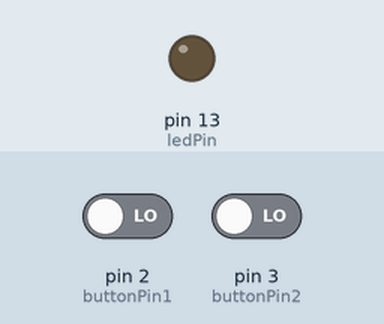
Bench run of a sketch on a simulated Arduino Uno, built with avr-gcc and run on an emulated ATmega328P. Shown: output pins drawn as LEDs (lit = HIGH). Inputs (shaded band) come from the test bench; at power-on: pin 2 (buttonPin1) LOW, pin 3 (buttonPin2) LOW.

Above: at 1.2 s.
1.3 s: pin 2 (buttonPin1) driven HIGH and pin 3 (buttonPin2) driven HIGH
At 1.8 s:
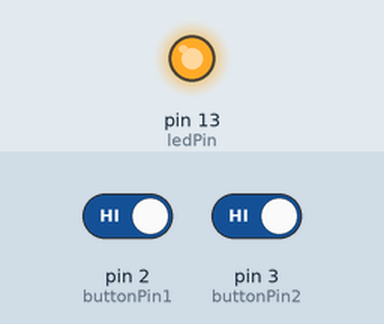
2.8 s: pin 2 (buttonPin1) driven LOW
At 4.0 s:
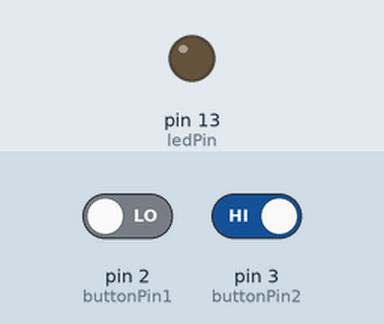
4.3 s: pin 2 (buttonPin1) driven HIGH
At 5.3 s:
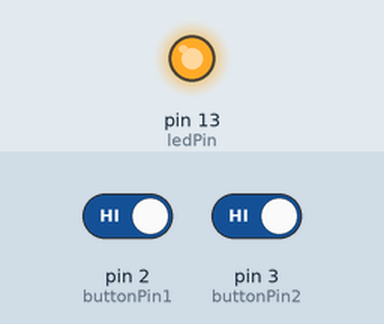
Timing chart, 0 to 7.3 s (numbered marks = the images above; inputs shaded):
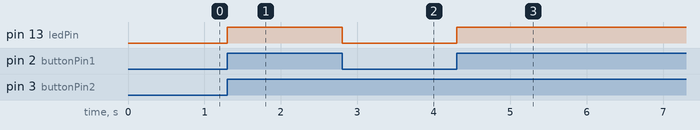

The sketch:

myButton02.ino
```cpp
const int buttonPin1 = 2;
const int buttonPin2 = 3;
const int ledPin = 13;

int buttonState1 = 0;
int buttonState2 = 0;


void setup() {
  // put your setup code here, to run once:
pinMode(ledPin, OUTPUT);
pinMode(buttonPin1, INPUT);
pinMode(buttonPin2, INPUT);

}

void loop() {
  // put your main code here, to run repeatedly:

buttonState1 = digitalRead(buttonPin1);
buttonState2 = digitalRead(buttonPin2);

if(buttonState1 == HIGH && buttonState2 == HIGH){
  //turn led on
  digitalWrite(ledPin, 1);
  }else{
    digitalWrite(ledPin, 0);
    }

}
```

Measured:
- after the input at 1.3 s, pin 13 (ledPin): LOW → HIGH at once
- after the input at 2.8 s, pin 13 (ledPin): HIGH → LOW at once
- after the input at 4.3 s, pin 13 (ledPin): LOW → HIGH at once
